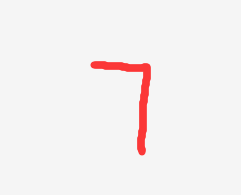
#> input picture sklearn-machine/分类模型/分类模型/nums.bmp, 241 x 195 px
$ jupyter execute --allow-errors 'KNN -手写数字识别.ipynb'   (shell and % lines are left out)
#> lines starting #> are read from the running program, lines starting #| are printed output that depends on the picture
### KNN -手写数字识别

[cell 1]
import numpy as np
# 用于加载图片
import cv2
import matplotlib.pyplot as plt
from sklearn.neighbors import KNeighborsTransformer

[cell 2]
# load pci  位图  三维图片
digit = cv2.imread('./nums.bmp')
#> digit is the input picture: shape (195, 241, 3); mean B, G, R 240.5, 240.5, 245.1
# 将彩色图片转为黑白的  降低灰度  数据减少了到了二维
digit = cv2.cvtColor(digit,code = cv2.COLOR_BGR2GRAY)
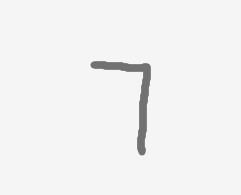
#> digit: shape (195, 241); min 113, max 245, mean 241.9
digit.shape
#> Out = (195, 241)
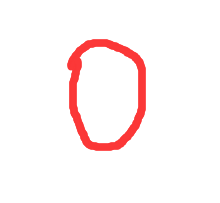
#> input picture sklearn-machine/分类模型/分类模型/data/0/0.bmp, 220 x 203 px
#> further down, digit is the input picture: shape (203, 220, 3); mean B, G, R 244.3, 244.3, 254.8

[cell 3]
## 加载所有图片
# 测试数据
X = []
#> (the rest of this cell did not finish here and is left out)

#> (a cell that did not finish here is left out)

[cell 5]
digit

[cell 6]
# 显示图片  目前digit是二维数据 高度 宽度，像素（只有一个值） ，用什么颜色表示呢
# 选择黑白  图片show就是黑白
#
# 画图  随机显示图片
index = np.random.randint(0,100,size=1)[0]
#> index = 44
#> (the rest of this cell did not finish here and is left out)
